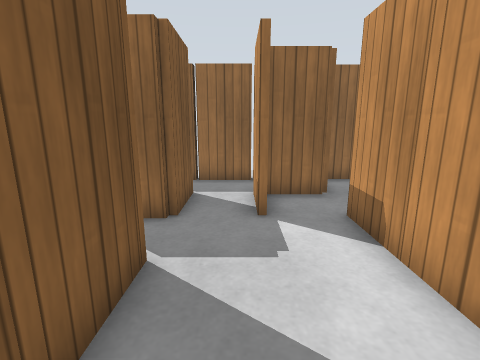
view 1 (above)

22 first-person views from a walk through a Gazebo world. The camera is 1 m above the floor, tilts 12° down and sees 85° across. The floor is counted in squares, 0.5 m on a side. Each view is taken from the middle of a square. On the plan, view 1 faces up. The plan holds only what a view shows up to about 16 squares ahead; the rest is blank. Simple patterns stand in for the simulator's built-in surfaces.

view 2
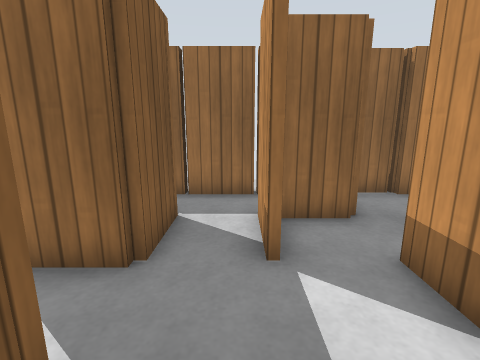

view 3
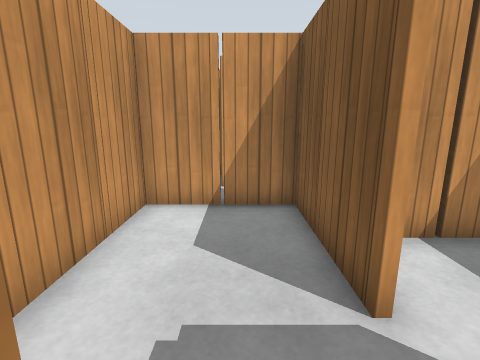

view 4
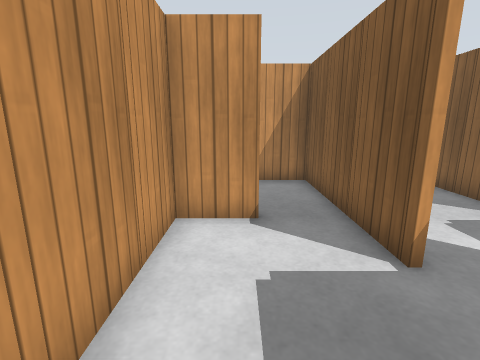

view 5
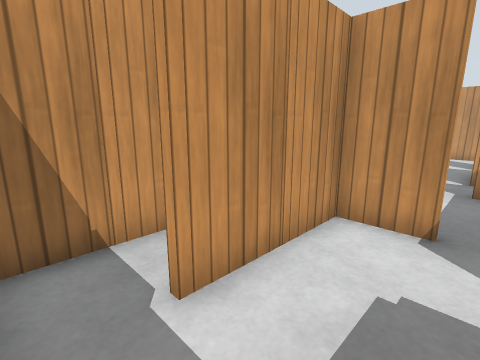

view 6
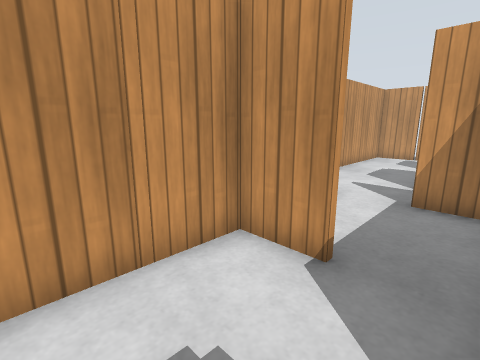

view 7
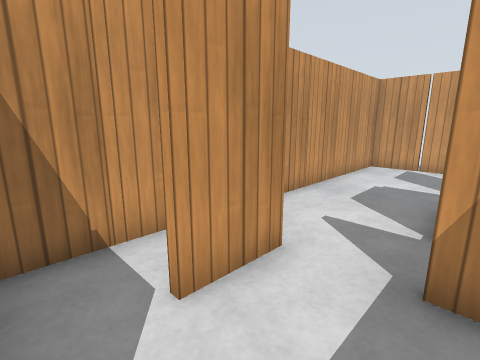

view 8
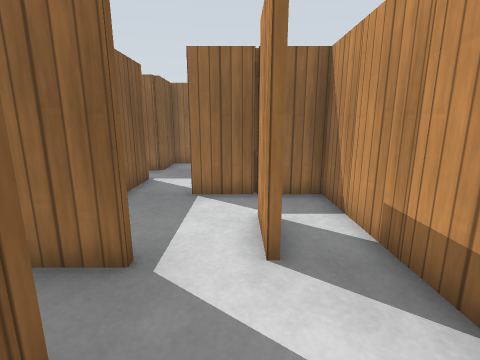

view 9
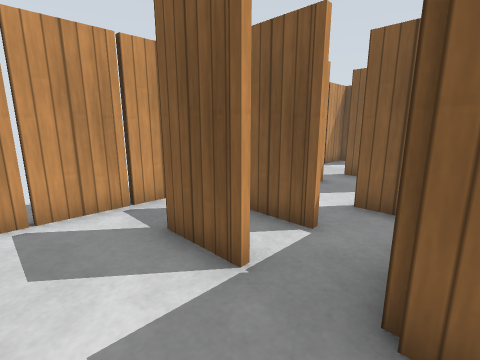

view 10
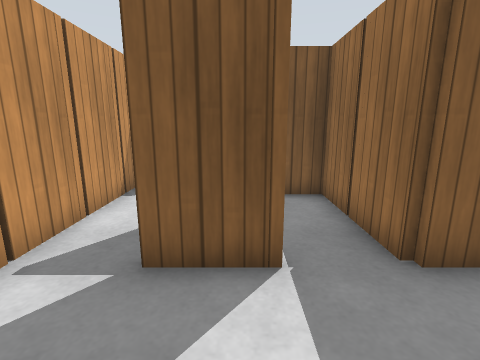

view 11
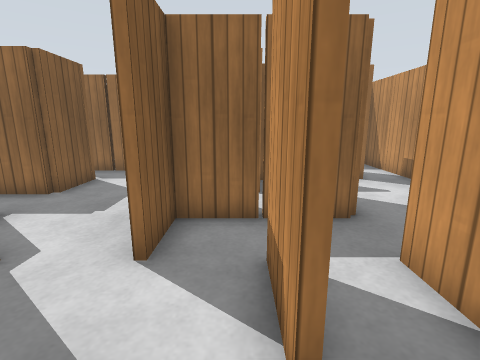

view 12
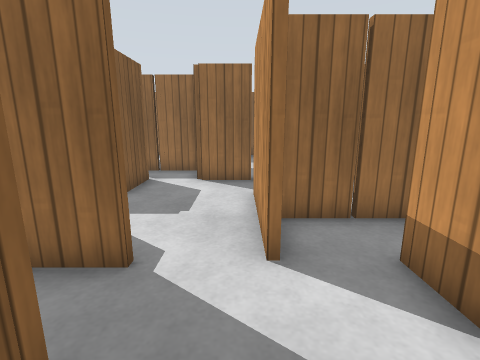

view 13
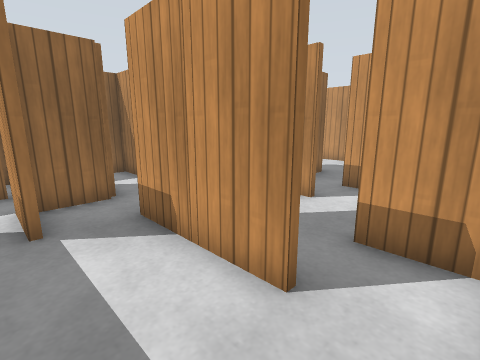

view 14
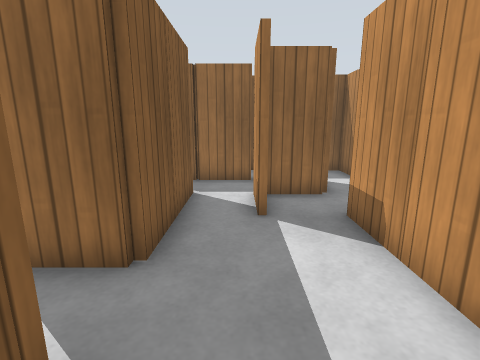

view 15
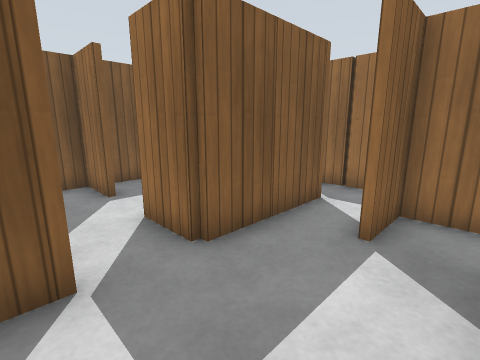

view 16
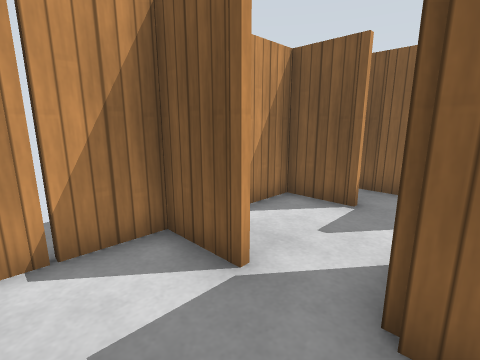

view 17
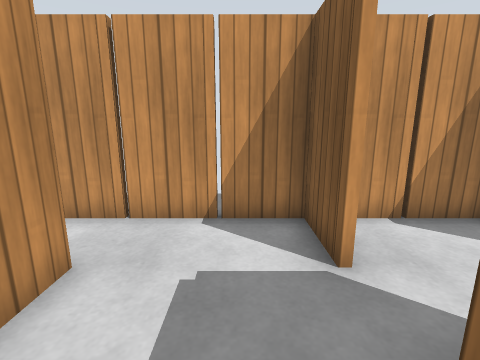

view 18
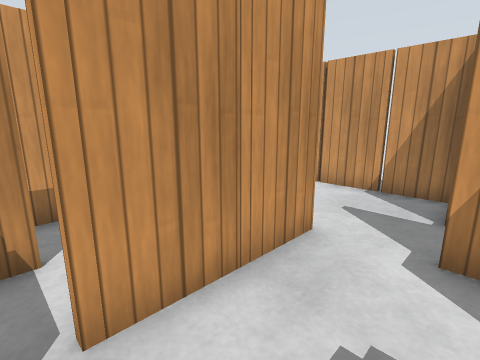

view 19
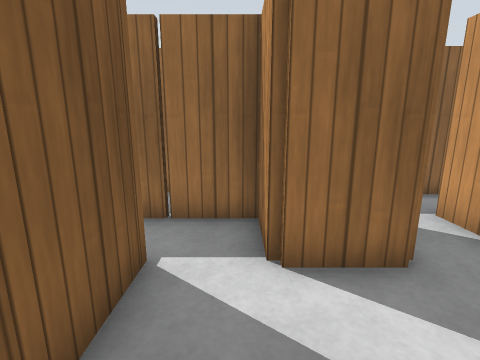

view 20
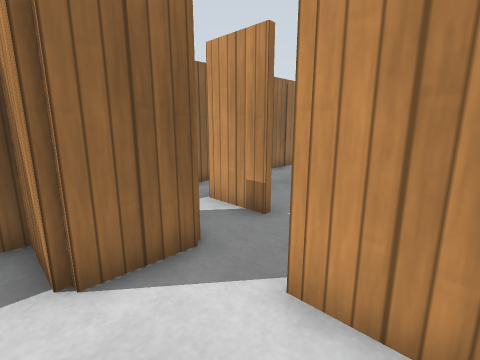

view 21
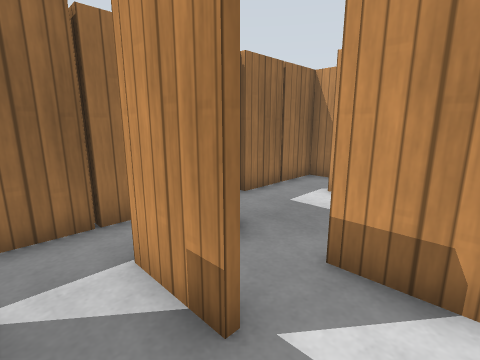

view 22
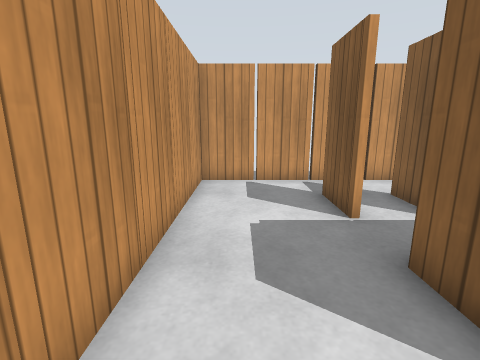

### Floor plan
Points are (right, up) in squares from view 1. A wall is a line through its corners. A room is listed if a view was taken in it or the views show most of it. See-through windows are left out.
Room 1 (views 1, 2, 3, 4, 5, 6, 7, 19, 20, 21, 22)
walls: (4.5, 3.6) (6.5, 3.6); (2.6, 4.6) (2.6, 3.5); (2.6, 2.6) (2.6, 1.5); (6.4, 5.5) (6.4, 6.6); (2.4, 1.5) (2.4, 4.5); (0.4, 5.5) (0.4, 6.5); (3.4, -0.4) (4.5, -0.4); (4.5, -0.6) (3.5, -0.6); (2.6, 8.5) (2.6, 7.4) (0.8, 7.4); (6.4, -0.5) (6.4, 0.6); (-1.4, 2.6) (-1.4, 1.4); (4.5, 9.6) (2.5, 9.6); (8.4, 7.5) (8.4, 8.6); (-1.4, 6.5) (-1.4, 5.4) (-3.6, 5.4); (-1.6, 1.9) (-1.6, 2.5); (-1.4, 0.6) (-1.4, -0.4) (1.5, -0.4); (8.2, 9.4) (5.4, 9.4); (8.4, -2.5) (8.4, 3.4) (4.5, 3.4); (-4.2, 1.6) (-2.9, 1.6); (-5.4, 4.5) (-5.4, 3.5)
ways out: opening at (7.5, -3.2) to room 2; opening at (3.5, -3) to room 3; opening at (-4.8, 4.5); opening at (0, 6); opening at (2.5, 9)
objects: wooden post (-3, 2); wooden post (-1, 1); wooden post (-1, 3); wooden post (1, 0); wooden post (3, 1); wooden post (3, 3); wooden post (3, 5); other object (3, 9); wooden post (5, -3); wooden post (5, 10); wooden post (7, 1); wooden post (7, 3) to (7, 4); wooden post (7, 5); wooden post (7, 7); wooden post (7, 10); wooden post (9, -1); wooden post (9, 1); wooden post (9, 7)
Room 2 (views 8, 9, 10, 11, 12, 13, 14, 15, 16, 17, 18)
walls: (0.4, -6.5) (0.4, -3.4); (-1.5, -6.6) (-3, -6.6); (-2, -6.4) (-1.5, -6.4); (2.6, -7.4) (2.6, -8.5); (2.4, -8.5) (2.4, -7.5); (-0.6, -10.4) (8.4, -10.4) (8.4, -2.5); (-3.4, -7.9) (-3.4, -8.5); (-3.6, -8.5) (-3.6, -5.5); (4.6, -7.4) (4.6, -8.5); (4.6, -3.4) (4.6, -4.6) (0.6, -4.6) (0.6, -6.5); (-5.6, -4.5) (-5.6, -3.5); (0.5, -0.6) (-1.5, -0.6); (-3.4, -1.5) (-3.4, -2.6) (-5.4, -2.6) (-5.4, -4.5); (-6.5, -10.4) (-2.5, -10.4); (-7.4, -5.5) (-7.4, -6.6) (-9.5, -6.6); (-7.4, -3.5) (-7.4, -4.6); (-10.4, -10.4) (-8.5, -10.4); (-11.4, -9.4) (-11.4, -10.4)
ways out: opening at (7.5, -3.2) to room 1; opening at (1, -2.5) to room 3; opening at (-9.2, -7.2); opening at (-6, -4); opening at (-2, -1)
objects: wooden post (-9, -10); wooden post (-7, -9); wooden post (-7, -5); wooden post (-5, -10); wooden post (-4, -6); wooden post (-3, -10); wooden post (-3, -5); wooden post (-1, -9); wooden post (0, -4); wooden post (1, -10); wooden post (1, -3); wooden post (3, -10); wooden post (3, -7); wooden post (5, -10); wooden post (5, -7); wooden post (7, -10); wooden post (9, -9); wooden post (9, -7); wooden post (9, -5); wooden post (9, -3)
Room 3 (no view inside)
walls: (2.4, -2.5) (2.4, -2)
ways out: opening at (3.5, -3) to room 1; opening at (1, -2.5) to room 2
objects: wooden post (3, -4)

Where each view was taken, in squares from view 1:
view 1: 0 up, 0 right, facing up
view 2: 2 up, 0 right, facing up
view 3: 6 up, 0 right, facing down
view 4: 9 up, 5 right, facing down
view 5: 9 up, 4 right, facing down-right
view 6: 7 up, 3 right, facing down-right
view 7: 3 up, 4 right, facing down-right
view 8: 4 down, 6 right, facing up
view 9: 4 down, 7 right, facing down-left
view 10: 7 down, 8 right, facing left
view 11: 10 down, 2 right, facing up
view 12: 10 down, 0 right, facing up
view 13: 10 down, 6 left, facing up-right
view 14: 10 down, 6 left, facing up
view 15: 9 down, 4 left, facing up-left
view 16: 6 down, 5 left, facing down-left
view 17: 5 down, 6 left, facing down
view 18: 2 down, 2 left, facing down-right
view 19: 2 up, 4 left, facing up
view 20: 2 up, 4 left, facing up-right
view 21: 4 up, 1 left, facing up-right
view 22: 1 down, 7 right, facing down
